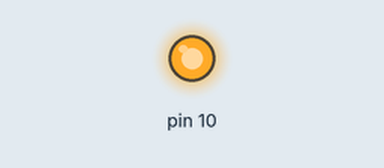
Bench run of a sketch on a simulated Arduino Uno, built with avr-gcc and run on an emulated ATmega328P. On the bench: output pins drawn as LEDs (lit = HIGH).

Above: at 0.1 s.
Timing chart, 0 to 1.6 s (numbered marks = the images above):
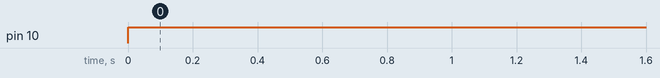

The sketch:

LED-Lesson-2.ino
```cpp
//Riadath Akib

void setup() {
  pinMode(10,OUTPUT);
}
void loop() {

  //LED one

  digitalWrite(10,30);
}
```

Measured:
- by itself, pin 10: LOW → HIGH at 0.00 s
